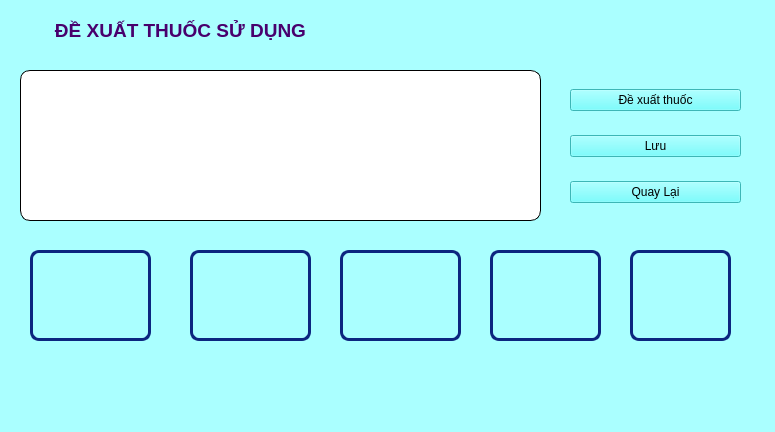
<?xml version="1.0" encoding="UTF-8"?>
<ui version="4.0">
 <class>MainWindow3</class>
 <widget class="QMainWindow" name="MainWindow3">
  <property name="geometry">
   <rect>
    <x>0</x>
    <y>0</y>
    <width>775</width>
    <height>432</height>
   </rect>
  </property>
  <property name="windowTitle">
   <string>MainWindow</string>
  </property>
  <property name="styleSheet">
   <string notr="true">background-color:rgb(170, 255, 255)
</string>
  </property>
  <widget class="QWidget" name="centralwidget">
   <widget class="QTextEdit" name="label_result_thuoc">
    <property name="geometry">
     <rect>
      <x>20</x>
      <y>70</y>
      <width>521</width>
      <height>151</height>
     </rect>
    </property>
    <property name="styleSheet">
     <string notr="true">background-color: rgb(255, 255, 255);
border: 1px solid royalblack; /* Viền màu xanh dương đậm */
border-radius: 10px;    /* Bo tròn góc */</string>
    </property>
    <property name="readOnly">
     <bool>true</bool>
    </property>
    <property name="html">
     <string>&lt;!DOCTYPE HTML PUBLIC &quot;-//W3C//DTD HTML 4.0//EN&quot; &quot;http://www.w3.org/TR/REC-html40/strict.dtd&quot;&gt;
&lt;html&gt;&lt;head&gt;&lt;meta name=&quot;qrichtext&quot; content=&quot;1&quot; /&gt;&lt;style type=&quot;text/css&quot;&gt;
p, li { white-space: pre-wrap; }
&lt;/style&gt;&lt;/head&gt;&lt;body style=&quot; font-family:'MS Shell Dlg 2'; font-size:7.8pt; font-weight:400; font-style:normal;&quot;&gt;
&lt;p style=&quot;-qt-paragraph-type:empty; margin-top:0px; margin-bottom:0px; margin-left:0px; margin-right:0px; -qt-block-indent:0; text-indent:0px; font-size:8.25pt;&quot;&gt;&lt;br /&gt;&lt;/p&gt;&lt;/body&gt;&lt;/html&gt;</string>
    </property>
   </widget>
   <widget class="QLabel" name="label_3">
    <property name="geometry">
     <rect>
      <x>-40</x>
      <y>10</y>
      <width>441</width>
      <height>41</height>
     </rect>
    </property>
    <property name="styleSheet">
     <string notr="true"/>
    </property>
    <property name="text">
     <string>&lt;html&gt;&lt;head/&gt;&lt;body&gt;&lt;p align=&quot;center&quot;&gt;&lt;span style=&quot; font-size:14pt; font-weight:600; font-style:normal; color:#48006d;&quot;&gt;ĐỀ XUẤT THUỐC SỬ DỤNG&lt;/span&gt;&lt;/p&gt;&lt;/body&gt;&lt;/html&gt;</string>
    </property>
   </widget>
   <widget class="QLabel" name="label">
    <property name="geometry">
     <rect>
      <x>30</x>
      <y>250</y>
      <width>121</width>
      <height>91</height>
     </rect>
    </property>
    <property name="styleSheet">
     <string notr="true">border: 3px solid rgb(12, 38, 127); /* Viền màu đỏ dày 3px */
border-radius: 9px;    /* Bo tròn góc */
</string>
    </property>
    <property name="text">
     <string/>
    </property>
    <property name="pixmap">
     <pixmap>../../Pictures/15.jpg</pixmap>
    </property>
    <property name="scaledContents">
     <bool>true</bool>
    </property>
   </widget>
   <widget class="QLabel" name="label_2">
    <property name="geometry">
     <rect>
      <x>190</x>
      <y>250</y>
      <width>121</width>
      <height>91</height>
     </rect>
    </property>
    <property name="styleSheet">
     <string notr="true">border: 3px solid rgb(12, 38, 127); /* Viền màu đỏ dày 3px */
border-radius: 9px;    /* Bo tròn góc */
</string>
    </property>
    <property name="text">
     <string/>
    </property>
    <property name="pixmap">
     <pixmap>../../Pictures/16.jpg</pixmap>
    </property>
    <property name="scaledContents">
     <bool>true</bool>
    </property>
   </widget>
   <widget class="QLabel" name="label_4">
    <property name="geometry">
     <rect>
      <x>340</x>
      <y>250</y>
      <width>121</width>
      <height>91</height>
     </rect>
    </property>
    <property name="styleSheet">
     <string notr="true">border: 3px solid rgb(12, 38, 127); /* Viền màu đỏ dày 3px */
border-radius: 9px;    /* Bo tròn góc */
</string>
    </property>
    <property name="text">
     <string/>
    </property>
    <property name="pixmap">
     <pixmap>../../Pictures/17.jpg</pixmap>
    </property>
    <property name="scaledContents">
     <bool>true</bool>
    </property>
   </widget>
   <widget class="QLabel" name="label_5">
    <property name="geometry">
     <rect>
      <x>630</x>
      <y>250</y>
      <width>101</width>
      <height>91</height>
     </rect>
    </property>
    <property name="styleSheet">
     <string notr="true">border: 3px solid rgb(12, 38, 127); /* Viền màu đỏ dày 3px */
border-radius: 9px;    /* Bo tròn góc */
</string>
    </property>
    <property name="text">
     <string/>
    </property>
    <property name="pixmap">
     <pixmap>../../Pictures/18.jpg</pixmap>
    </property>
    <property name="scaledContents">
     <bool>true</bool>
    </property>
   </widget>
   <widget class="QLabel" name="label_6">
    <property name="geometry">
     <rect>
      <x>490</x>
      <y>250</y>
      <width>111</width>
      <height>91</height>
     </rect>
    </property>
    <property name="styleSheet">
     <string notr="true">border: 3px solid rgb(12, 38, 127); /* Viền màu đỏ dày 3px */
border-radius: 9px;    /* Bo tròn góc */
</string>
    </property>
    <property name="text">
     <string/>
    </property>
    <property name="pixmap">
     <pixmap>../../Pictures/19.jpg</pixmap>
    </property>
    <property name="scaledContents">
     <bool>true</bool>
    </property>
   </widget>
   <widget class="QWidget" name="verticalLayoutWidget">
    <property name="geometry">
     <rect>
      <x>570</x>
      <y>71</y>
      <width>171</width>
      <height>151</height>
     </rect>
    </property>
    <layout class="QVBoxLayout" name="verticalLayout">
     <item>
      <widget class="QPushButton" name="btn_de_xuat">
       <property name="enabled">
        <bool>true</bool>
       </property>
       <property name="styleSheet">
        <string notr="true">font: 87 italic 10pt &quot;Segoe UI Black&quot;;

background: rgb(85, 255, 255)</string>
       </property>
       <property name="text">
        <string>Đề xuất thuốc</string>
       </property>
      </widget>
     </item>
     <item>
      <widget class="QPushButton" name="btn_open_fourth">
       <property name="enabled">
        <bool>true</bool>
       </property>
       <property name="styleSheet">
        <string notr="true">font: 87 italic 10pt &quot;Segoe UI Black&quot;;

background: rgb(85, 255, 255)</string>
       </property>
       <property name="text">
        <string>Lưu</string>
       </property>
      </widget>
     </item>
     <item>
      <widget class="QPushButton" name="btn_open_second">
       <property name="enabled">
        <bool>true</bool>
       </property>
       <property name="styleSheet">
        <string notr="true">font: 87 italic 10pt &quot;Segoe UI Black&quot;;

background: rgb(85, 255, 255)</string>
       </property>
       <property name="text">
        <string>Quay Lại</string>
       </property>
      </widget>
     </item>
    </layout>
   </widget>
  </widget>
  <widget class="QMenuBar" name="menubar">
   <property name="geometry">
    <rect>
     <x>0</x>
     <y>0</y>
     <width>775</width>
     <height>26</height>
    </rect>
   </property>
  </widget>
  <widget class="QStatusBar" name="statusbar"/>
 </widget>
 <resources/>
 <connections/>
</ui>
